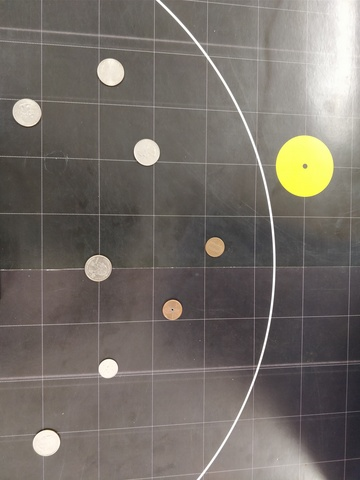
#> input picture Example/Advanced/coin.jpg, 360 x 480 px
$ python find-circles.py
#> lines starting #> are read from the running program, lines starting #| are printed output that depends on the picture
import cv2
import numpy as np

img = cv2.imread('coin.jpg')
#> img is the input picture: shape (480, 360, 3); mean B, G, R 104.9, 111.1, 117.4
gray = cv2.cvtColor(img, cv2.COLOR_BGR2GRAY)
# [16 lines of commented-out code are left out]


blur = cv2.GaussianBlur(gray,(7,9),6)
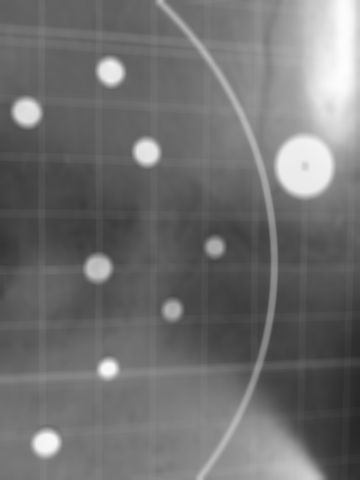
#> blur: shape (480, 360); min 40, max 253, mean 112.3
cimg = cv2.cvtColor(blur,cv2.COLOR_GRAY2BGR)
circles = cv2.HoughCircles(blur,cv2.HOUGH_GRADIENT,1,50,
                            param1=120,param2=10,minRadius=2,maxRadius=30)
#> circles = [[303.5, 166.5, 29.4], [45.5, 442.5, 13], [26.5, 111.5, 14.2], [146.5, 151.5, 11.8], [110.5, 71.5, 12.9], [97.5, 267.5, 12.9], [214.5, 246.5, 8.2], [108.5, 368.5, 9.6], [171.5, 309.5, 9.1], [186.5, 73.5, 29.4]]


circles = np.uint16(np.around(circles))
#> circles = [[304, 166, 29], [46, 442, 13], [26, 112, 14], [146, 152, 12], [110, 72, 13], [98, 268, 13], [214, 246, 8], [108, 368, 10], [172, 310, 9], [186, 74, 29]]
for i in circles[0,:]:
    # draw the outer circle
    cv2.circle(cimg,(i[0],i[1]),i[2],(0,255,0),2)
    # draw the center of the circle
    cv2.circle(cimg,(i[0],i[1]),2,(0,0,255),3)
#> this loop made 10 passes
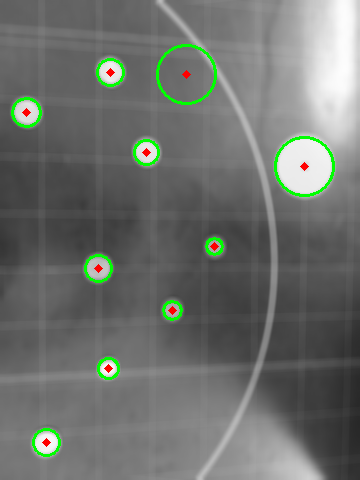
#> cimg: shape (480, 360, 3); mean B, G, R 109.3, 113.3, 109.9

cv2.imshow('detected circles',cimg)
cv2.waitKey(0)
cv2.destroyAllWindows()

$ run again, with Example/Advanced/bolt.jpg copied over Example/Advanced/coin.jpg
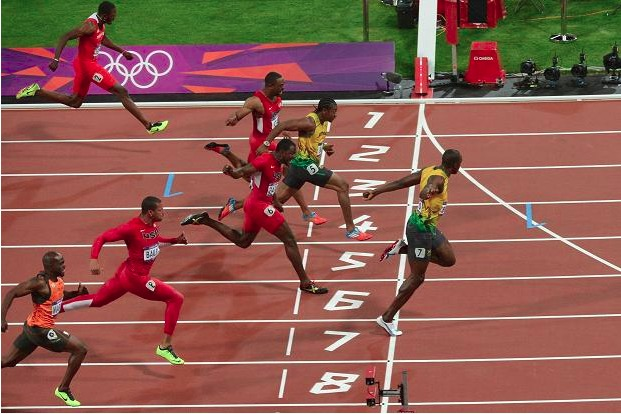
#> input picture Example/Advanced/bolt.jpg, 621 x 414 px
#> img is the input picture: shape (414, 621, 3); mean B, G, R 81.3, 91.8, 140.2
#> `blur = cv2.GaussianBlur(gray,(7,9),6)`:
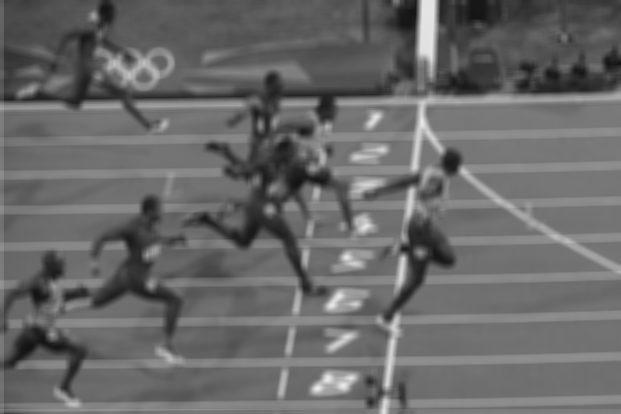
#> blur: shape (414, 621); min 18, max 235, mean 104.8
#> `circles = cv2.HoughCircles(blur,cv2.HOUGH_GRADIENT,1,50, param1=120,pa..`: circles = 37 rows, first 8: [377.5, 203.5, 29.3], [25.5, 345.5, 23.8], [367.5, 304.5, 29.4], [407.5, 158.5, 29.4], [335.5, 232.5, 29.3], [301.5, 378.5, 21.3], [164.5, 96.5, 29.4], [411.5, 383.5, 29.4]
#> `circles = np.uint16(np.around(circles))`: circles = 37 rows, first 8: [378, 204, 29], [26, 346, 24], [368, 304, 29], [408, 158, 29], [336, 232, 29], [302, 378, 21], [164, 96, 29], [412, 384, 29]
#> the loop `for i in circles[0,:]:` made 37 passes
#> after the loop `for i in circles[0,:]:`:
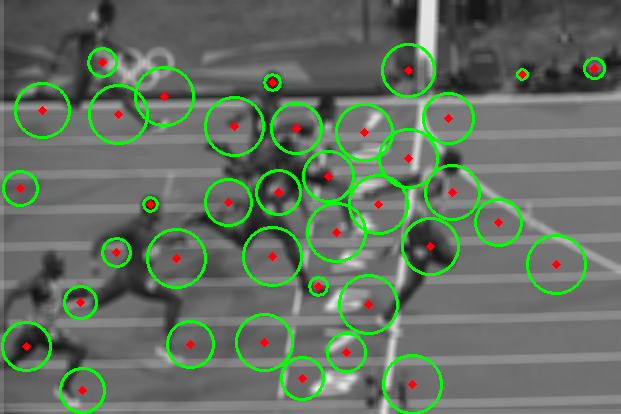
#> cimg: shape (414, 621, 3); mean B, G, R 97.5, 113, 99

$ run again, with Example/Advanced/ocean_day.jpg copied over Example/Advanced/coin.jpg
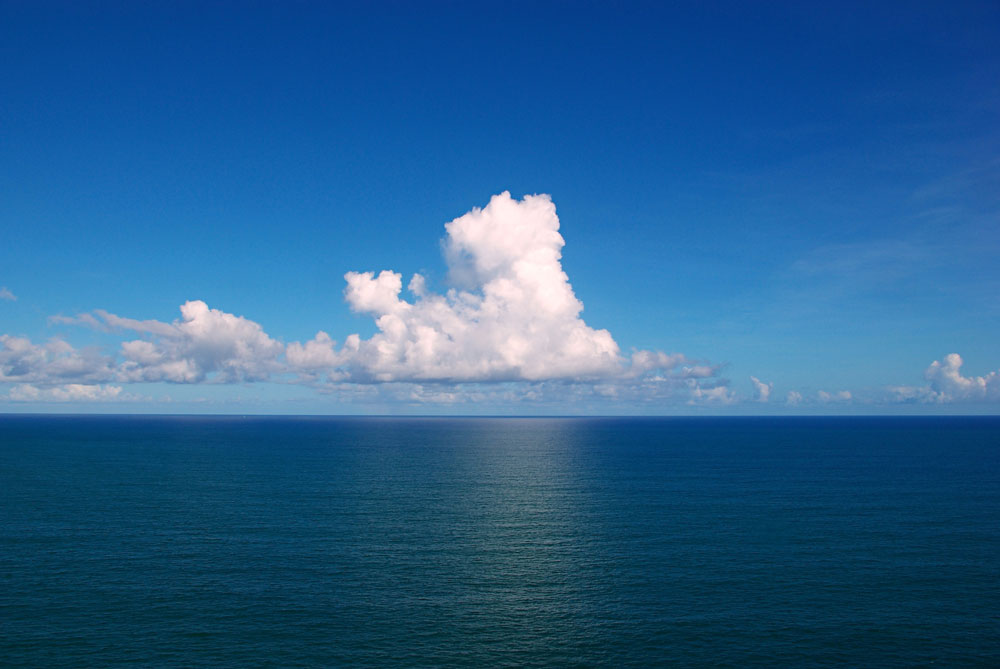
#> input picture Example/Advanced/ocean_day.jpg, 1000 x 669 px
#> img is the input picture: shape (669, 1000, 3); mean B, G, R 143.2, 96.6, 41.3
#> `gray = cv2.cvtColor(img, cv2.COLOR_BGR2GRAY)`:
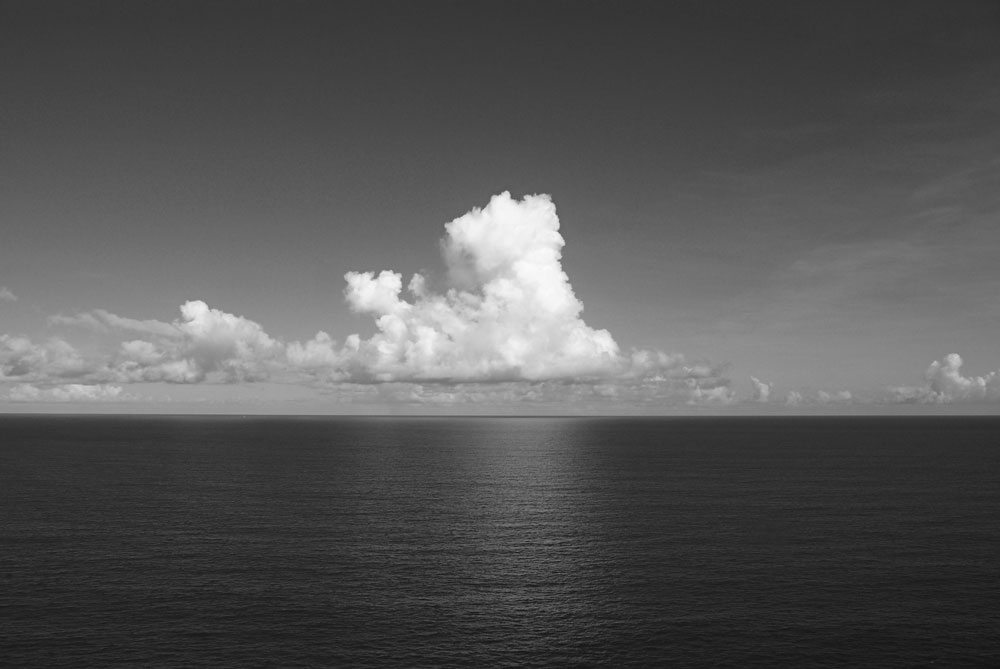
#> gray: shape (669, 1000); min 18, max 252, mean 85.4
#> `circles = cv2.HoughCircles(blur,cv2.HOUGH_GRADIENT,1,50, param1=120,pa..`: circles = [[194.5, 314.5, 14.6], [580.5, 258.5, 21.6], [386.5, 283.5, 13.4], [596.5, 314.5, 15.1], [474.5, 193.5, 16.9]]
#> `circles = np.uint16(np.around(circles))`: circles = [[194, 314, 15], [580, 258, 22], [386, 284, 13], [596, 314, 15], [474, 194, 17]]
#> the loop `for i in circles[0,:]:` made 5 passes
#> after the loop `for i in circles[0,:]:`:
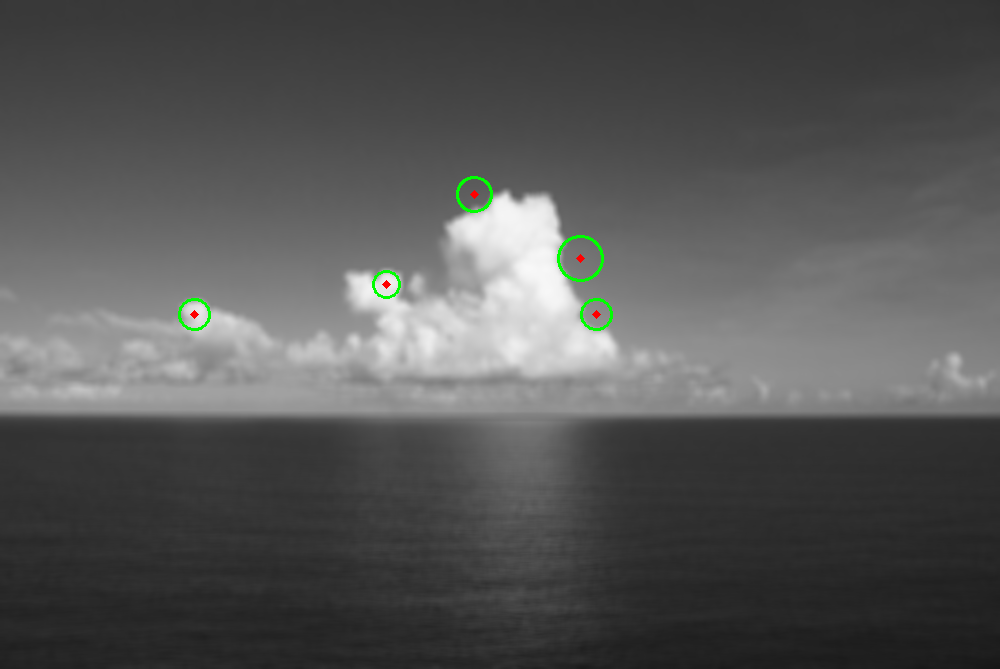
#> cimg: shape (669, 1000, 3); mean B, G, R 85, 85.6, 85
